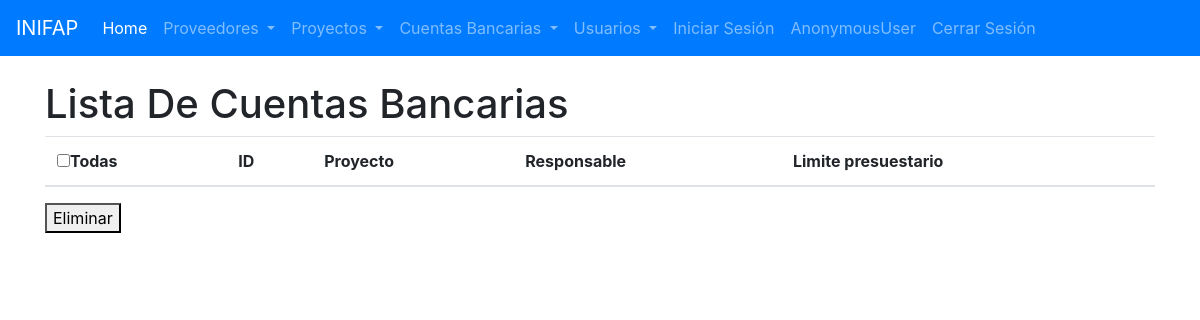
The page /cuentas/ on the database as committed earlier.
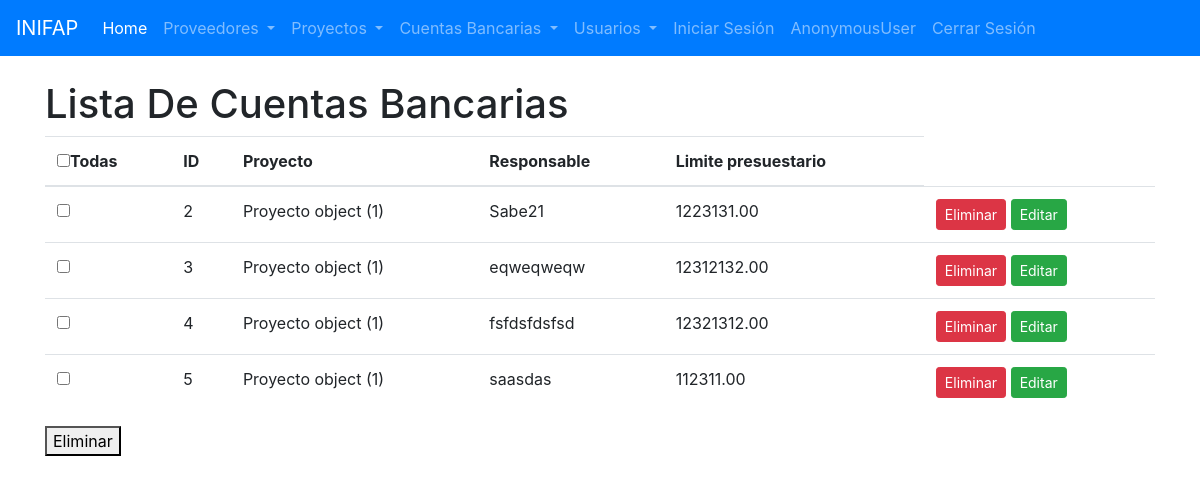
The same page on the database as committed later.
### cuentas/models.py (models this page shows)
class CuentaBancaria(models.Model):
    proyecto = models.ForeignKey(Proyecto, on_delete=models.CASCADE)
    responsable = models.CharField(max_length=100)
    limite_presupuestario = models.DecimalField(max_digits=10, decimal_places=2)

class Proyecto(models.Model):
    nombre = models.CharField(max_length=100)

### cuentas/views.py (the view)
# urls.py: path('', views.ListaCuentasBancarias.as_view(), name = 'lista_cuentas'),
class ListaCuentasBancarias(ListView):
    model = CuentaBancaria

### cuentas/templates/cuentas/cuentabancaria_list.html (shortened to what this page needs)
{% extends 'base.html' %}
{% block contenido %}
<br>
<h1>Lista De Cuentas Bancarias</h1>
<table class="table">
    <thead>
        <form action="{% url 'eliminar_todas' %}" method="post">
            <tr>
                <th><input type="checkbox" name="todas">Todas</th>
                <th>ID</th>
                <th>Proyecto</th>
                <th>Responsable</th>
                <th>Limite presuestario</th>
            </tr>
        </thead>
        <tbody>
                {% for cuenta in object_list %}
                    <tr>
                        <td><input type="checkbox" name="{{cuenta.id}}"></td>
                        <td>{{ cuenta.id }}</td>
                        <td>{{ cuenta.proyecto }}</td>
                        <td>{{ cuenta.responsable }}</td>
                        <td>{{ cuenta.limite_presupuestario }}</td>
                        <td>
                            <a href="{% url 'eliminar_cuenta' cuenta.id %}" class="btn btn-danger btn-sm">Eliminar</a>
                            <a href="{% url 'editar_cuenta' cuenta.id %}" class="btn btn-success btn-sm">Editar</a>
                        </td>
                    </tr>
                {% endfor %}
            </tbody>
        </table>
        <button type="submit">Eliminar</button>
{% endblock %}

Rows that differ between the two databases and show on the page:
added CuentaBancaria: id "2", proyecto "Proyecto object (1)", responsable "Sabe21", limite_presupuestario "1223131.00"
added CuentaBancaria: id "3", proyecto "Proyecto object (1)", responsable "eqweqweqw", limite_presupuestario "12312132.00"
added CuentaBancaria: id "4", proyecto "Proyecto object (1)", responsable "fsfdsfdsfsd", limite_presupuestario "12321312.00"
added CuentaBancaria: id "5", proyecto "Proyecto object (1)", responsable "saasdas", limite_presupuestario "112311.00"
